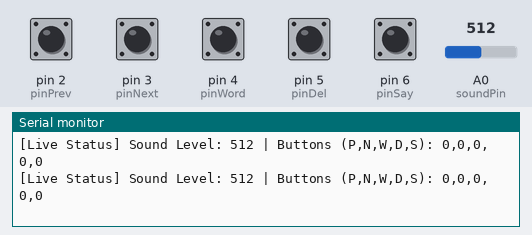
Recording of a sketch running on a simulated Arduino Uno, built with avr-gcc and run on an emulated ATmega328P. Parts: the last lines printed to the serial monitor. Inputs (shaded band) come from the test bench; at power-on: pin 2 (pinPrev), pin 3 (pinNext), pin 4 (pinWord), pin 5 (pinDel), pin 6 (pinSay) HIGH, A0 (soundPin) = 512.

Above: at 4.8 s.
4.9 s: A0 (soundPin) set to 988
At 5.7 s:
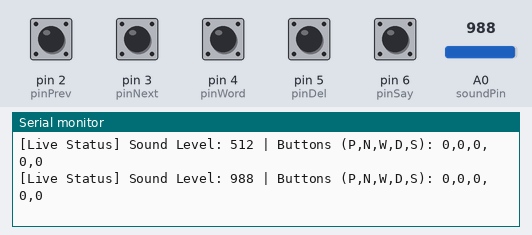
9.0 s: A0 (soundPin) set to 1007
At 9.8 s:
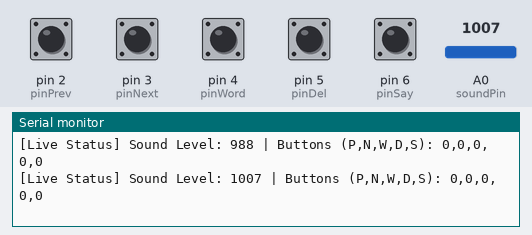
Timing chart, 0 to 12.0 s (numbered marks = the images above; inputs shaded):
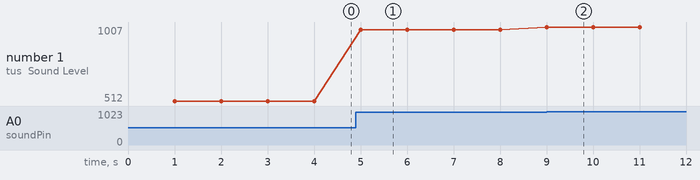

The sketch:

test.ino
```cpp
// Smart AAC Board - 5-Button & Sound Sensor Hardware Test (Elegoo / Arduino Uno R3)
// Pinout:
//   D2 - PREV (Navigate backward / up)
//   D3 - NEXT (Navigate forward / down)
//   D4 - WORD (Select / Enter word)
//   D5 - DEL  (Delete / Backspace)
//   D6 - SAY  (Speak full sentence)
//   A0 - Sound Sensor (Voice switch)

const int pinPrev  = 2;
const int pinNext  = 3;
const int pinWord  = 4;
const int pinDel   = 5;
const int pinSay   = 6;
const int soundPin = A0; // Set to A0 (or change to A1 if using A1)

const unsigned long debounceDelay = 50; // 50ms debounce window

// Reusable structure for debounced active-LOW buttons (INPUT_PULLUP)
struct DebouncedButton {
  int pin;
  const char* label;
  int stableState;
  int lastReading;
  unsigned long lastDebounceTime;

  DebouncedButton(int p, const char* lbl)
    : pin(p), label(lbl), stableState(HIGH), lastReading(HIGH), lastDebounceTime(0) {}

  void begin() {
    pinMode(pin, INPUT_PULLUP); // Internal pull-up: HIGH = unpressed, LOW = pressed
  }

  // Returns true ONLY on the falling edge (the moment button is pressed down)
  bool wasPressed() {
    bool triggered = false;
    int reading = digitalRead(pin);

    if (reading != lastReading) {
      lastDebounceTime = millis();
    }

    if ((millis() - lastDebounceTime) > debounceDelay) {
      if (reading != stableState) {
        stableState = reading;
        // With INPUT_PULLUP, LOW means the button is pressed (connected to GND)
        if (stableState == LOW) {
          triggered = true;
        }
      }
    }

    lastReading = reading;
    return triggered;
  }
};

// Instantiate all 5 buttons
DebouncedButton btnPrev(pinPrev, "PREV (Navigate Backward)");
DebouncedButton btnNext(pinNext, "NEXT (Navigate Forward)");
DebouncedButton btnWord(pinWord, "WORD (Enter / Select Word)");
DebouncedButton btnDel(pinDel,   "DELETE (Backspace)");
DebouncedButton btnSay(pinSay,   "SAY (Speak Sentence)");

unsigned long lastTelemetryTime = 0;

void setup() {
  // 9600 baud matches the project spec and standard Arduino IDE Serial Monitor
  Serial.begin(9600);

  btnPrev.begin();
  btnNext.begin();
  btnWord.begin();
  btnDel.begin();
  btnSay.begin();

  Serial.println("==================================================");
  Serial.println("  Smart AAC Board - 5-Button Hardware Test Ready  ");
  Serial.println("==================================================");
  Serial.println("Wiring Check (INPUT_PULLUP mode):");
  Serial.println("  - D2: PREV        (Col 8)");
  Serial.println("  - D3: NEXT        (Col 20)");
  Serial.println("  - D4: ENTER WORD  (Col 32)");
  Serial.println("  - D5: DELETE      (Col 44)");
  Serial.println("  - D6: SAY ALL     (Col 56)");
  Serial.println("  - A0: Sound Sensor");
  Serial.println("  - GND: Breadboard (-) Blue Rail");
  Serial.println("Press any button to test...");
  Serial.println("--------------------------------------------------");
}

void loop() {
  // 1. Check all 5 buttons (debounced, non-blocking)
  if (btnPrev.wasPressed()) {
    Serial.println(">>> [D2] PREV Button Pressed!");
  }
  if (btnNext.wasPressed()) {
    Serial.println(">>> [D3] NEXT Button Pressed!");
  }
  if (btnWord.wasPressed()) {
    Serial.println(">>> [D4] ENTER WORD Button Pressed!");
  }
  if (btnDel.wasPressed()) {
    Serial.println(">>> [D5] DELETE Button Pressed!");
  }
  if (btnSay.wasPressed()) {
    Serial.println(">>> [D6] SAY SENTENCE Button Pressed!");
  }

  // 2. Periodic status / sound telemetry every 1000ms (avoids flooding serial monitor)
  if (millis() - lastTelemetryTime >= 1000) {
    lastTelemetryTime = millis();
    int soundVal = analogRead(soundPin);

    Serial.print("[Live Status] Sound Level: ");
    Serial.print(soundVal);
    Serial.print(" | Buttons (P,N,W,D,S): ");
    Serial.print(btnPrev.stableState == LOW ? "1" : "0");
    Serial.print(",");
    Serial.print(btnNext.stableState == LOW ? "1" : "0");
    Serial.print(",");
    Serial.print(btnWord.stableState == LOW ? "1" : "0");
    Serial.print(",");
    Serial.print(btnDel.stableState == LOW ? "1" : "0");
    Serial.print(",");
    Serial.println(btnSay.stableState == LOW ? "1" : "0");
  }
}
```

Measured:
- after the input at 4.9 s, the serial monitor: prints a new line after 0.10 s (image 1)
- after the input at 9.0 s, the serial monitor: prints a new line at once (image 2)
- plotted number 1: 512 → 988 after the input at 4.9 s, 988 → 1007 after the input at 9.0 s
